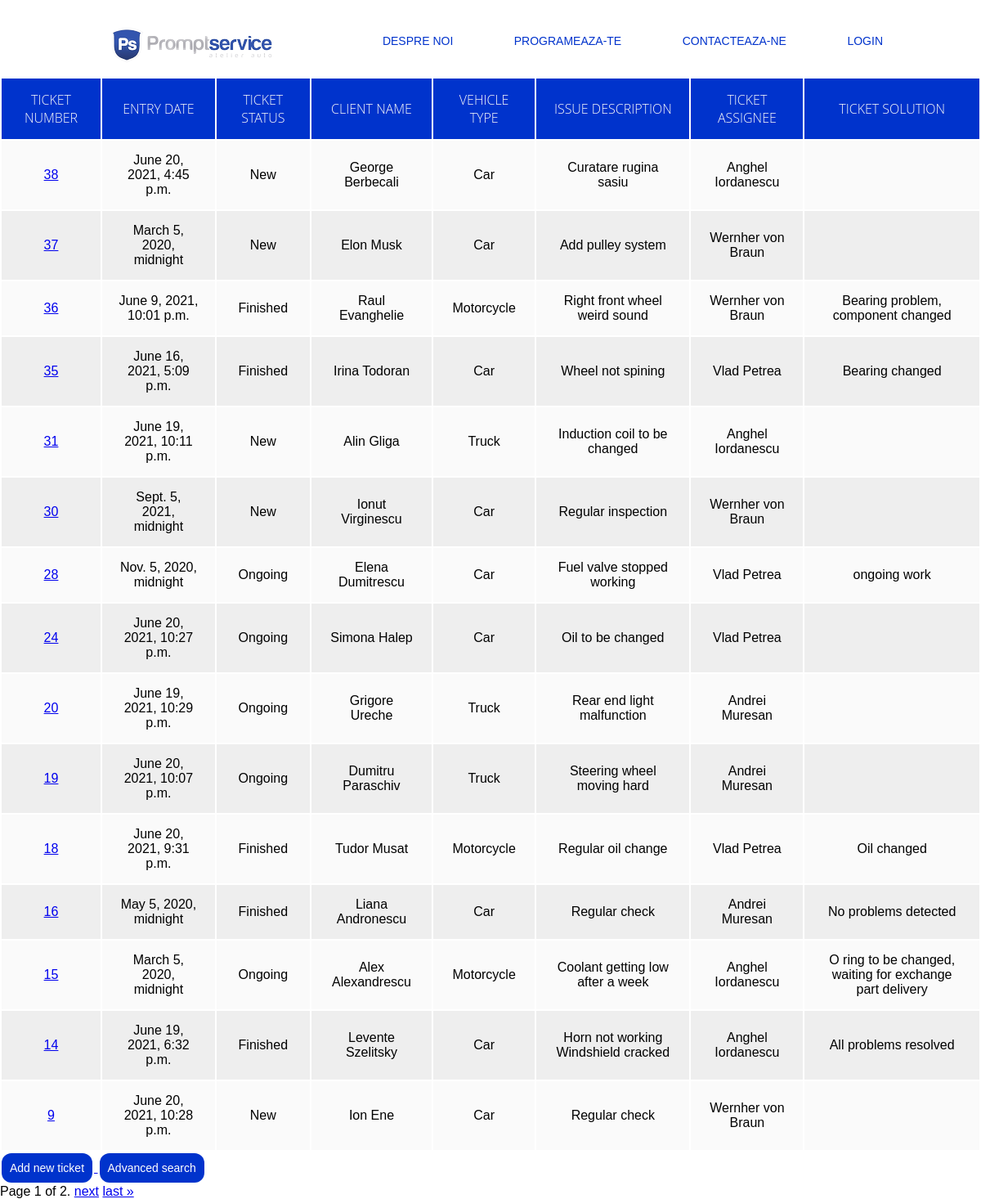
/ticket/, run on an earlier commit of the app's database.
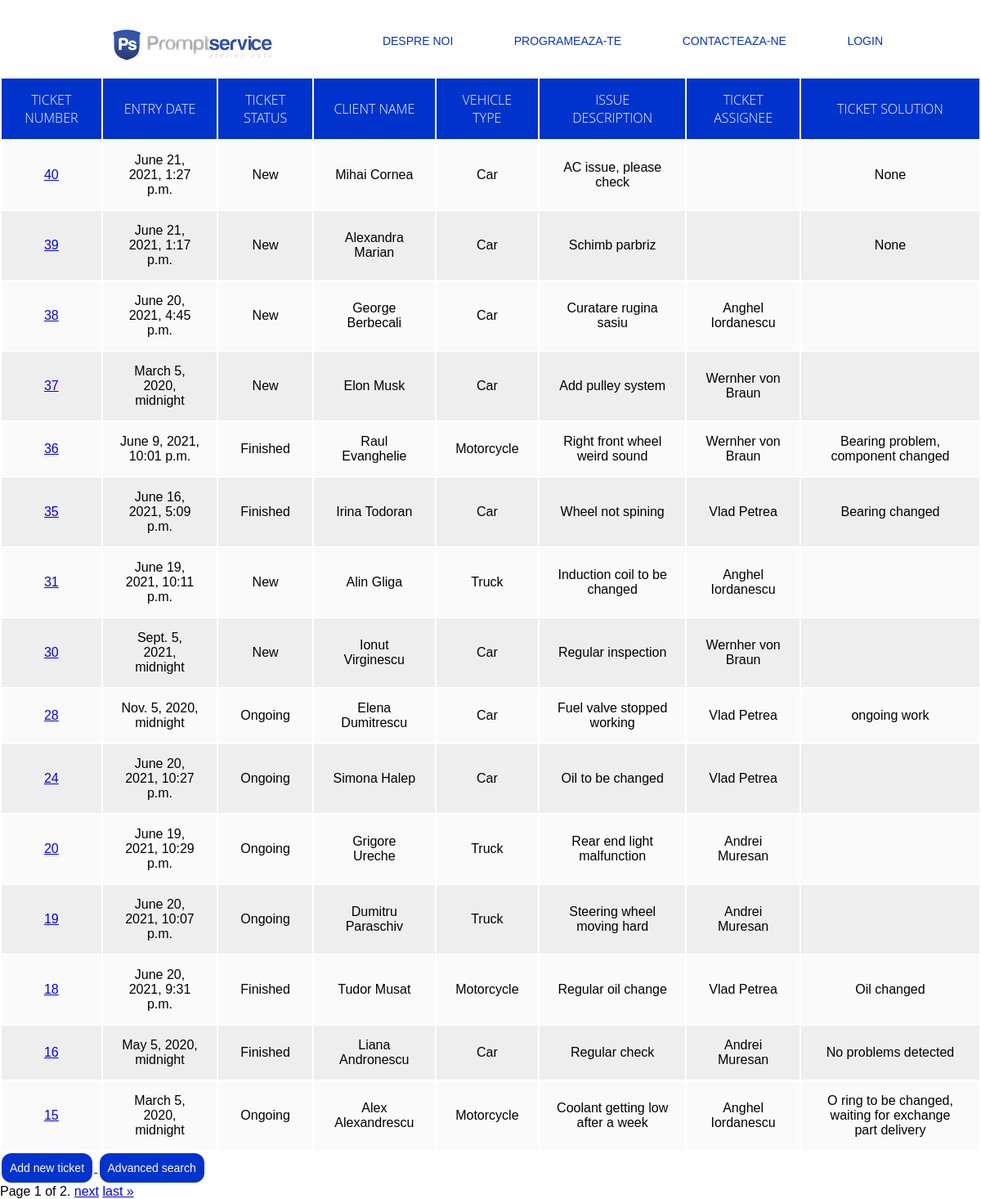
And on a later commit of the database.
### ticket/models.py (models this page shows, shortened)
class Ticket(models.Model):
    vehicle_types = (('Car', 'Car'), ('Motorcycle', 'Motorcycle'), ('Truck', 'Truck'))
    ticket_statuses = (('New', 'New'), ('Ongoing', 'Ongoing'), ('Finished', 'Finished'))
    client_name = models.CharField(max_length=100)
    client_phone = models.CharField(max_length=14)
    client_email = models.EmailField(max_length=100)
    vehicle_type = models.CharField(max_length=20, choices=vehicle_types, default='Car')
    vehicle_ID = models.CharField(max_length=17)
    vehicle_licence_number = models.CharField(max_length=12)
    vehicle_issue_text = models.TextField()
    ticket_status = models.CharField(max_length=10, choices=ticket_statuses, default='New')
    ticket_entry_date = models.DateTimeField(default=timezone.now)
    ticket_solution_date = models.DateTimeField(null=True, blank=True)
    ticket_solution_text = models.TextField(null=True, blank=True)
    ticket_number = models.AutoField(primary_key=True)
    ticket_assignee = models.CharField(max_length=100)

### ticket/views.py (the view)
# urls.py: path('', views.index, name='index'),
def index(request):
    latest_ticket_list = Ticket.objects.order_by('-ticket_number')
    paginator = Paginator(latest_ticket_list, 15)
    context = {
        'latest_ticket_list': latest_ticket_list,
    }
    page_number = request.GET.get('page')
    page_obj = paginator.get_page(page_number)
    return render(request, 'ticket/index.html', {'page_obj': page_obj})

### ticket/templates/ticket/index.html (shortened to what this page needs)
<!DOCTYPE html>
<html lang="en">
<head>
</head>
<body>
{% load static %}
{% block content %}
{% if user.is_authenticated %}
    <div>
  <p class="welcome_user">Hi {{ user.username }}!</p>
        </div>
<div>
            <img src="{% static 'ticket/images/logo.png' %}">
            <nav>
               <ul>
                  <li><a href="../">Logout</a></li>
               </ul>
            </nav>
         </div>
{% else %}
  <p style="color:white">You are not logged in</p>
         <div class ="container">
            <img src="{% static 'ticket/images/logo.png' %}">
            <nav>
               <ul>
                  <li><a href="#">Despre Noi</a></li>
                  <li><a href="#">Programeaza-te</a></li>
                  <li><a href="#">Contacteaza-ne</a></li>
                  <li><a href="/accounts/login/">Login</a></li>
               </ul>
            </nav>
         </div>
   <div>
{% endif %}
{% endblock %}
{% if page_obj %}
<div style="overflow-x:auto;">
    <table class="content-table">
        <thead>
            <tr>
                <th>Ticket Number</th>
                <th>Entry Date</th>
                <th>Ticket Status</th>
                <th>Client Name</th>
                <th>Vehicle Type</th>
                <th>Issue Description</th>
                <th>Ticket Assignee</th>
                <th>Ticket Solution</th>
            </tr>
        </thead>
        <tbody>
            {% for ticket in page_obj %}
            <tr>
                <td><a href="/ticket/{{ticket.ticket_number}}">{{ticket.ticket_number}}</a></td>
                <td>{{ticket.ticket_entry_date}}</td>
                <td>{{ticket.ticket_status}}</td>
                <td>{{ticket.client_name}}</td>
                <td>{{ticket.vehicle_type}}</td>
                <td>{{ticket.vehicle_issue_text}}</td>
                <td>{{ticket.ticket_assignee}}</td>
                <td>{{ticket.ticket_solution_text}}</td>
            </tr>
            {% endfor %}
        </tbody>
    </table>
</div>
{% else %}
    <p>No tickets are available.</p>
{% endif %}
<a href='newticket/'>
    <button class="button button4">Add new ticket</button>
</a>
<a href='../ticket/search/'>
    <button class="button button4">Advanced search</button>
</a>
<div class="pagination">
    <span class="step-links">
        <span class="current">
            Page {{ page_obj.number }} of {{ page_obj.paginator.num_pages }}.
        </span>
        {% if page_obj.has_next %}
            <a href="?page={{ page_obj.next_page_number }}">next</a>
            <a href="?page={{ page_obj.paginator.num_pages }}">last &raquo;</a>
        {% endif %}
    </span>
</div>
</body>
</html>

What changed in the data, as far as the page shows it:
no longer on this page (row unchanged): Ticket: ticket_number "14", ticket_entry_date "June 19, 2021, 6:32 p.m.", ticket_status "Finished", client_name "Levente Szelitsky", vehicle_type "Car", vehicle_issue_text "Horn not working Windshield cracked", ticket_assignee "Anghel Iordanescu", ticket_solution_text "All problems resolved"
no longer on this page (row unchanged): Ticket: ticket_number "9", ticket_entry_date "June 20, 2021, 10:28 p.m.", ticket_status "New", client_name "Ion Ene", vehicle_type "Car", vehicle_issue_text "Regular check", ticket_assignee "Wernher von Braun"
added Ticket: ticket_number "40", ticket_entry_date "June 21, 2021, 1:27 p.m.", ticket_status "New", client_name "Mihai Cornea", vehicle_type "Car", vehicle_issue_text "AC issue, please check", ticket_solution_text "None"
added Ticket: ticket_number "39", ticket_entry_date "June 21, 2021, 1:17 p.m.", ticket_status "New", client_name "Alexandra Marian", vehicle_type "Car", vehicle_issue_text "Schimb parbriz", ticket_solution_text "None"
